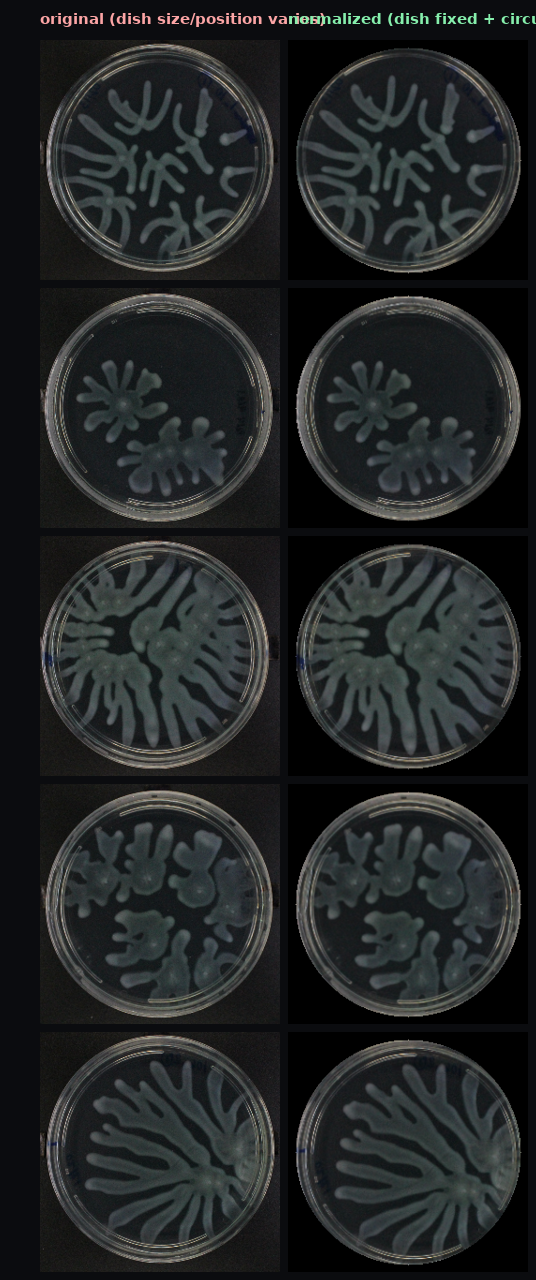
#> input picture reporting/figures/bakeoff/dish_normalize_proto.png, 536 x 1280 px
$ python -i dish_normalize_proto.py   (imports and definitions only)
#> lines starting #> are read from the running program, lines starting #| are printed output that depends on the picture; after the words box and inside, x2 and y2 are one past the last pixel; in counts of white or black regions, pixels touching at a corner belong together
"""Prototype: detect the petri dish, quantify its size variation, then normalize (scale dish to a
fixed radius, center it, mask outside the circle). Builds a before/after montage + reports the variation."""
import cv2, numpy as np, glob, os
from PIL import Image, ImageDraw, ImageFont
D = "/hpc/group/youlab/sa603/data/branching_256"

def detect_dish(img):
    """Return (cx, cy, r) of the petri dish. Hough on the rim; fallback = non-black extent."""
    g = cv2.cvtColor(img, cv2.COLOR_RGB2GRAY)
    gb = cv2.medianBlur(g, 5)
    circles = cv2.HoughCircles(gb, cv2.HOUGH_GRADIENT, dp=1.2, minDist=256,
                               param1=60, param2=30, minRadius=85, maxRadius=130)
#> circles = [[157.8, 406.2, 104], [160.2, 1146.6, 112.1], [402.6, 159, 102.8], [412.2, 657, 104.2], [417, 1156.2, 102.8], [153, 663, 105.4], [144.6, 147, 96.28]]
    if circles is not None:
        x, y, r = circles[0][0]; return float(x), float(y), float(r)
#> after `x, y, r = circles[0][0]`: x = 157.8; y = 406.2; r = 104
    _, th = cv2.threshold(g, 12, 255, cv2.THRESH_BINARY)
    cnts, _ = cv2.findContours(th, cv2.RETR_EXTERNAL, cv2.CHAIN_APPROX_SIMPLE)
    (x, y), r = cv2.minEnclosingCircle(max(cnts, key=cv2.contourArea)); return x, y, r

def normalize(img, target_r=120, size=256):
    x, y, r = detect_dish(img)
#> x = 157.8; y = 406.2; r = 104
    s = target_r / r
#> s = 1.15
    M = cv2.getRotationMatrix2D((x, y), 0, s); M[0, 2] += size / 2 - x; M[1, 2] += size / 2 - y
#> after `M = cv2.getRotationMatrix2D((x, y), 0, s)`: M = [[1.15, 0, -24.35], [0, 1.15, -62.67]]
    out = cv2.warpAffine(img, M, (size, size))
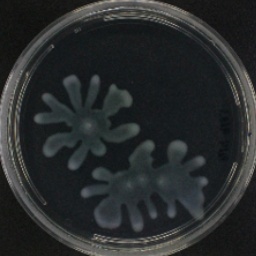
#> out: shape (256, 256, 3); mean R, G, B 40.6, 43.6, 44.1
    mask = np.zeros((size, size), np.uint8); cv2.circle(mask, (size // 2, size // 2), target_r, 255, -1)
#> after `cv2.circle(mask, (size // 2, size // 2), target_r, 255, -1)`:
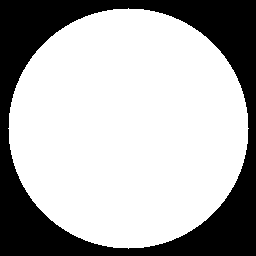
#> mask: shape (256, 256); 69% white; 1 black region, box (x1, y1, x2, y2) and area: (0, 0, 256, 256) 20311
    out[mask == 0] = 0
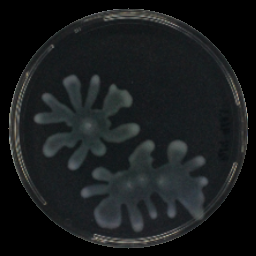
#> out: shape (256, 256, 3); mean R, G, B 24.5, 27.5, 28.5
    return out

files = sorted(glob.glob(f"{D}/canon/*_Rep1.TIF"))
# quantify dish-radius variation across many reals
radii = []
# [4 lines not run here, left out]
radii = np.array(radii)
# [2 lines not run here, left out]

# before/after montage on 5 samples
# [1 line that did not run here, left out]
TILE = 240
# [1 line that did not run here, left out]
try: fB = ImageFont.truetype("/usr/share/fonts/truetype/dejavu/DejaVuSans-Bold.ttf", 15)
except Exception: fB = ImageFont.load_default()
# [7 lines not run here, left out]
out = f"/hpc/group/youlab/sa603/code/Data_augmentation/dish_normalize_proto.png"
# [1 line not run here, left out]

>>> import cv2
>>> picture = cv2.cvtColor(cv2.imread('reporting/figures/bakeoff/dish_normalize_proto.png'), cv2.COLOR_BGR2RGB)
>>> result = normalize(picture)

$ run again, on reporting/figures/bakeoff/cross_multiplexed.png
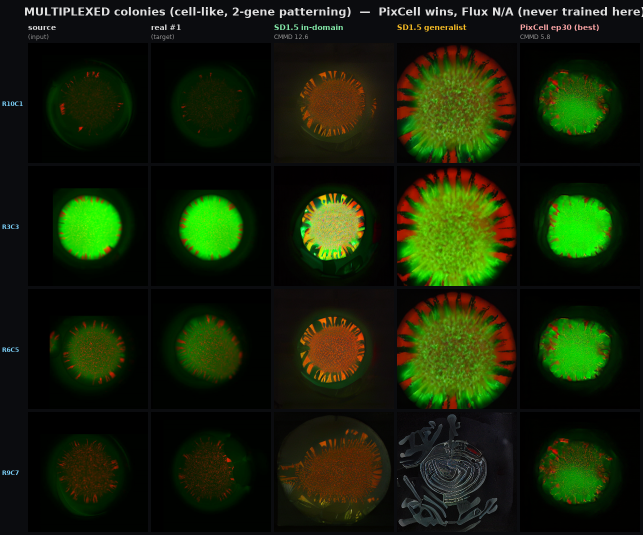
#> input picture reporting/figures/bakeoff/cross_multiplexed.png, 1286 x 1070 px (shown at 1/2 size)
#> in detect_dish, `g = cv2.cvtColor(img, cv2.COLOR_RGB2GRAY)`:
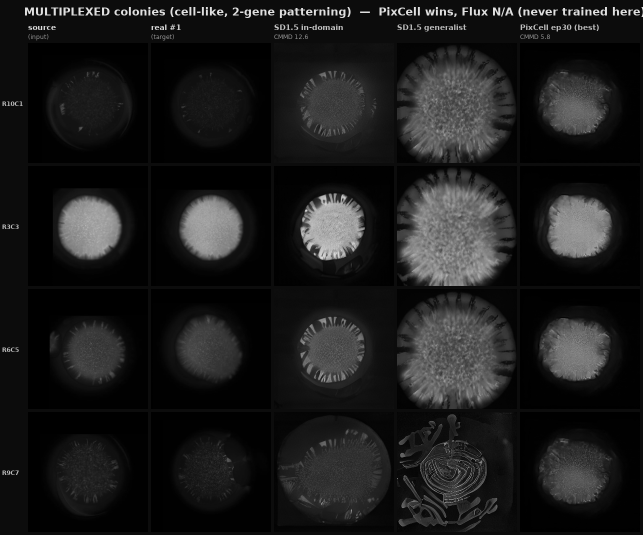
#> g: shape (1070, 1286) (shown at 1/2 size); min 0, max 249, mean 27.9
#> circles = [[909, 707.4, 123.9], [672.6, 940.2, 108.8], [912.6, 390.6, 129.3], [1008.6, 124.2, 104.2], [203.4, 478.2, 98.68], [1194.6, 449.4, 86.68], [191.4, 18.6, 128], [767.4, 27, 129.3], [503.4, 24.6, 91.84]]
#> in detect_dish, `x, y, r = circles[0][0]`: x = 909; y = 707.4; r = 123.9
#> in normalize, `x, y, r = detect_dish(img)`: x = 909; y = 707.4; r = 123.9
#> s = 0.969
#> M = [[0.969, 0, 28.47], [0, 0.969, 22.16]]
#> in normalize, `out = cv2.warpAffine(img, M, (size, size))`:
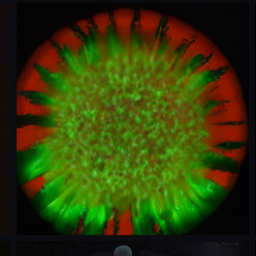
#> out: shape (256, 256, 3); mean R, G, B 49.8, 59.8, 7.4
#> mask: shape (256, 256); 69% white; 1 black region, box (x1, y1, x2, y2) and area: (0, 0, 256, 256) 20311
